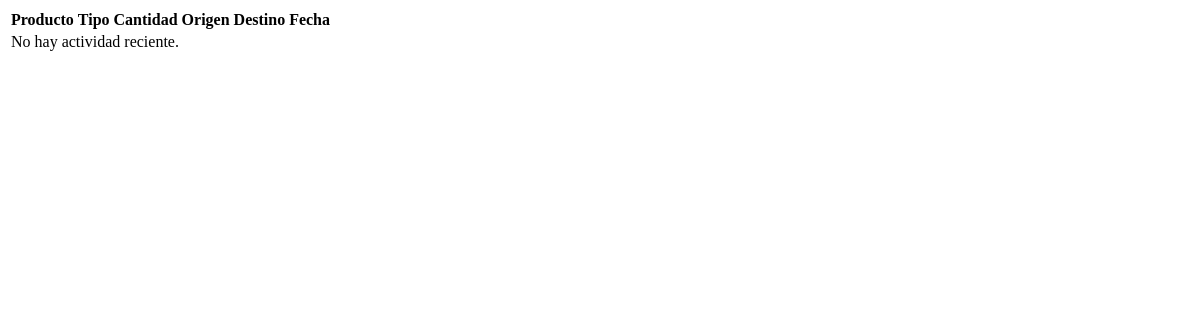
Page /movimientos-recientes/ on the earlier database version.
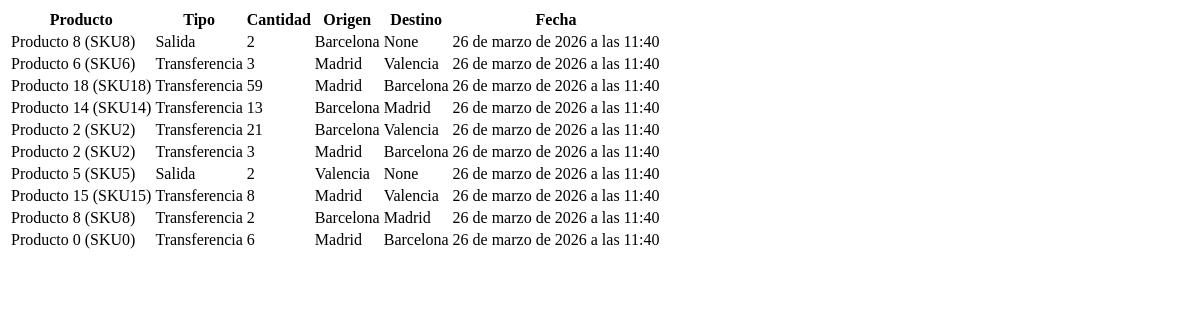
Same page on the later database version.
### inventory/models/movements.py (models this page shows, shortened)
class StockMovement(models.Model):
    MOVEMENT_TYPES = (
        ("IN", "Entrada"),
        ("OUT", "Salida"),
        ("TRANSFER", "Transferencia"),
    )
    product = models.ForeignKey(
        Product,
        on_delete=models.CASCADE,
        related_name="movements"
    )
    movement_type = models.CharField(max_length=10, choices=MOVEMENT_TYPES)
    origin = models.ForeignKey(
        Location,
        on_delete=models.SET_NULL,
        null=True,
        blank=True,
        related_name="movements_origin"
    )
    destination = models.ForeignKey(
        Location,
        on_delete=models.SET_NULL,
        null=True,
        blank=True,
        related_name="movements_destination"
    )
    quantity = models.PositiveIntegerField()
    note = models.TextField(blank=True)
    created_at = models.DateTimeField(auto_now_add=True)
    class Meta:
        ordering = ["-created_at"]
        verbose_name = "Stock Movement"
        verbose_name_plural = "Stock Movements"

### products/models.py (models this page shows, shortened)
class Product(models.Model):
    name = models.CharField(max_length=150, db_index=True)
    sku = models.CharField(max_length=50, unique=True, db_index=True)
    category = models.ForeignKey(
        Category,
        on_delete=models.SET_NULL,
        null=True,
        related_name='products'
    )
    supplier = models.ForeignKey(
        Supplier,
        on_delete=models.SET_NULL,
        null=True,
        blank=True,
        related_name='products'
    )
    stock = models.IntegerField(default=0)
    min_stock = models.IntegerField(default=0)
    cost_price = models.DecimalField(max_digits=10, decimal_places=2, default=0)
    sale_price = models.DecimalField(max_digits=10, decimal_places=2, default=0)
    image = models.ImageField(upload_to=product_image_path, blank=True, null=True)
    last_low_stock_alert = models.DateTimeField(null=True, blank=True)
    created_at = models.DateTimeField(auto_now_add=True)
    updated_at = models.DateTimeField(auto_now=True)
    class Meta:
        ordering = ['name']
        verbose_name = "Product"
        verbose_name_plural = "Products"
    def __str__(self):
        return f"{self.name} ({self.sku})"

### inventory/models/locations.py (models this page shows)
class Location(models.Model):
    name = models.CharField(max_length=150, unique=True)
    address = models.TextField(blank=True)
    is_active = models.BooleanField(default=True)
    class Meta:
        ordering = ["name"]
        verbose_name = "Location"
        verbose_name_plural = "Locations"
    def __str__(self):
        return self.name

### dashboard/views.py (the view)
# urls.py: path("movimientos-recientes/", dashboard_recent_movements, name="dashboard_recent_movements"),
def dashboard_recent_movements(request):
    recent_movements = (
        StockMovement.objects
        .select_related("product", "origin", "destination")
        .order_by("-created_at")[:10]
    )
    return render(
        request,
        "dashboard/partials/recent_movements.html",
        {"movements": recent_movements},
    )

### notifications/context_processors.py (called while the page is built)
def notifications_unread(request):
    return {
        "notifications_unread": Notification.objects.filter(seen=False).count()
    }

### dashboard/templates/dashboard/partials/recent_movements.html
<table class="table table-striped">
    <thead>
        <tr>
            <th>Producto</th>
            <th>Tipo</th>
            <th>Cantidad</th>
            <th>Origen</th>
            <th>Destino</th>
            <th>Fecha</th>
        </tr>
    </thead>
    <tbody>
        {% if movements %}
            {% for m in movements %}
            <tr>
                <td>{{ m.product }}</td>
                <td>{{ m.get_movement_type_display }}</td>
                <td>{{ m.quantity }}</td>
                <td>{{ m.origin }}</td>
                <td>{{ m.destination }}</td>
                <td>{{ m.created_at }}</td>
            </tr>
            {% endfor %}
        {% else %}
            <tr>
                <td colspan="6" class="text-center">No hay actividad reciente.</td>
            </tr>
        {% endif %}
    </tbody>
</table>

Differences in the rows shown:
added StockMovement: product "Producto 8 (SKU8)", movement_type "Salida", quantity "2", origin "Barcelona", destination "None", created_at "26 de marzo de 2026 a las 11:40"
added StockMovement: product "Producto 6 (SKU6)", movement_type "Transferencia", quantity "3", origin "Madrid", destination "Valencia", created_at "26 de marzo de 2026 a las 11:40"
added StockMovement: product "Producto 18 (SKU18)", movement_type "Transferencia", quantity "59", origin "Madrid", destination "Barcelona", created_at "26 de marzo de 2026 a las 11:40"
added StockMovement: product "Producto 14 (SKU14)", movement_type "Transferencia", quantity "13", origin "Barcelona", destination "Madrid", created_at "26 de marzo de 2026 a las 11:40"
added StockMovement: product "Producto 2 (SKU2)", movement_type "Transferencia", quantity "21", origin "Barcelona", destination "Valencia", created_at "26 de marzo de 2026 a las 11:40"
added StockMovement: product "Producto 2 (SKU2)", movement_type "Transferencia", quantity "3", origin "Madrid", destination "Barcelona", created_at "26 de marzo de 2026 a las 11:40"
added StockMovement: product "Producto 5 (SKU5)", movement_type "Salida", quantity "2", origin "Valencia", destination "None", created_at "26 de marzo de 2026 a las 11:40"
added StockMovement: product "Producto 15 (SKU15)", movement_type "Transferencia", quantity "8", origin "Madrid", destination "Valencia", created_at "26 de marzo de 2026 a las 11:40"
added StockMovement: product "Producto 8 (SKU8)", movement_type "Transferencia", quantity "2", origin "Barcelona", destination "Madrid", created_at "26 de marzo de 2026 a las 11:40"
added StockMovement: product "Producto 0 (SKU0)", movement_type "Transferencia", quantity "6", origin "Madrid", destination "Barcelona", created_at "26 de marzo de 2026 a las 11:40"
Other differences:
text no longer shown: "No hay actividad reciente."
